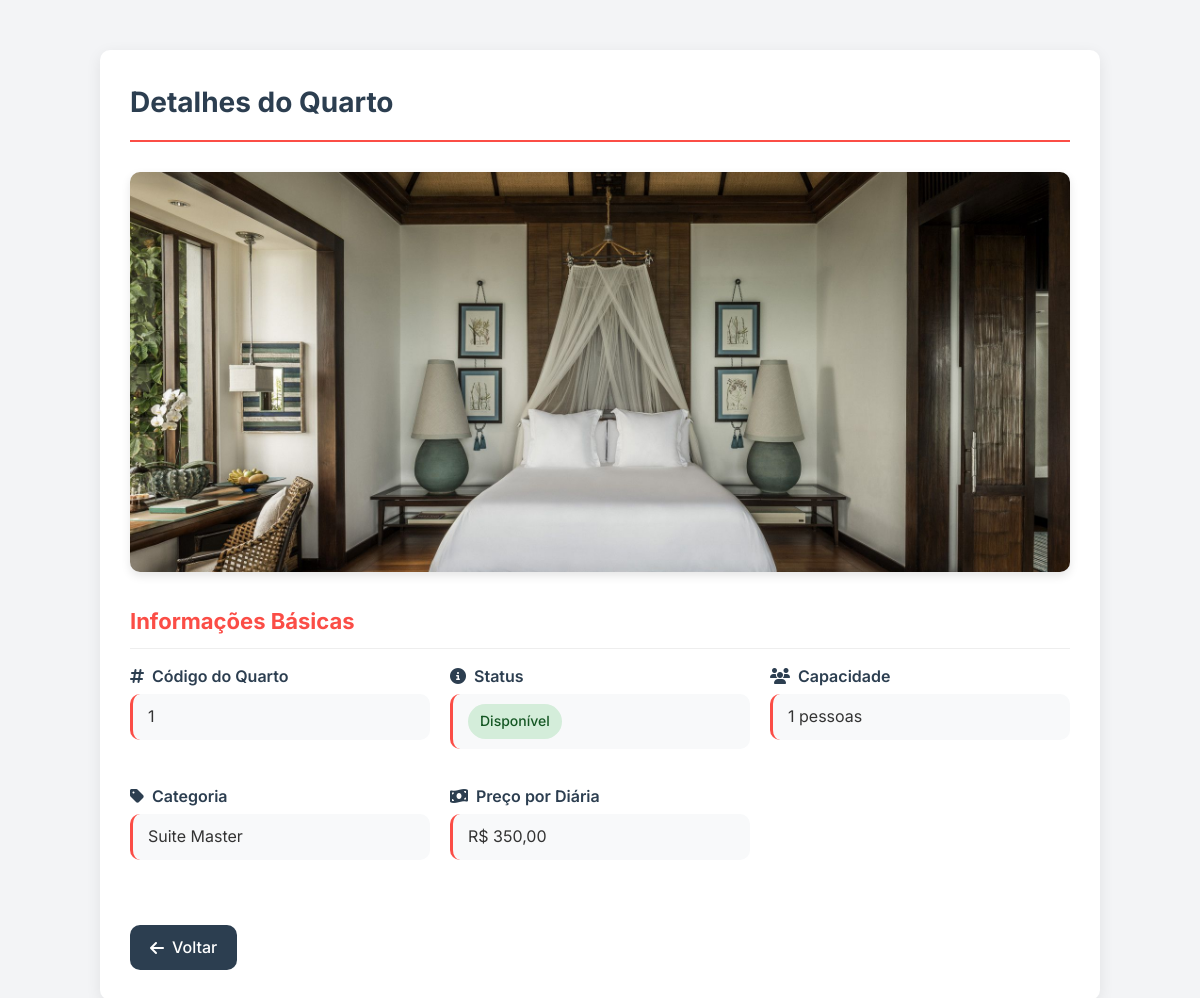
The app's page /gestor/quartos/maisdetalhes.php?id=1 with its own data.
### tables this page shows
CREATE TABLE `quarto` (
  `ID_Quarto` int(11) NOT NULL,
  `Status` varchar(45) DEFAULT NULL,
  `Capacidade` int(11) DEFAULT NULL,
  `Categoria_ID_Categoria` int(11) NOT NULL,
  `Foto` varchar(255) DEFAULT NULL,
  `Preco_diaria` decimal(10,2) DEFAULT NULL
);

CREATE TABLE `categoria` (
  `ID_Categoria` int(11) NOT NULL,
  `Nome` varchar(50) NOT NULL
);

### gestor/quartos/maisdetalhes.php (the view, shortened to what this page needs)
<?php
require_once '../../config/config.php';
$query = "SELECT q.ID_Quarto, q.Status, q.Capacidade, q.Foto, q.Preco_diaria, c.Nome AS Categoria,
                 r.ID_Reserva, r.checkin, r.checkout, u.Nome AS Usuario_Nome, u.Email AS Usuario_Email
          FROM quarto q
          JOIN categoria c ON q.Categoria_ID_Categoria = c.ID_Categoria
          LEFT JOIN reserva r ON r.Quarto_ID_Quarto = q.ID_Quarto
          LEFT JOIN usuarios u ON r.usuarios_ID = u.ID
          WHERE q.ID_Quarto = :id_quarto";
$stmt = $pdo->prepare($query);
$stmt->bindParam(':id_quarto', $_GET['id']);
$stmt->execute();
$row = $stmt->fetch(PDO::FETCH_ASSOC);
?>
<!DOCTYPE html>
<html lang="pt-br">
<head>
    <link rel="stylesheet" href="https://cdnjs.cloudflare.com/ajax/libs/font-awesome/6.5.0/css/all.min.css">
</head>
<body>
    <div class="container">
        <div class="page-header">
            <h1 class="page-title">Detalhes do Quarto</h1>
        </div>
        <?php if ($row): ?>
            <?php if(!empty($row['Foto'])): ?>
                <img src="../../uploads/<?= htmlspecialchars($row['Foto']) ?>" alt="Foto do Quarto" class="room-image">
            <?php endif; ?>
            <div class="details-section">
                <h2 class="section-title">Informações Básicas</h2>
                <div class="details-grid">
                    <div class="detail-item">
                        <div class="detail-label">
                            <i class="fas fa-hashtag"></i>
                            Código do Quarto
                        </div>
                        <div class="detail-value"><?= $row['ID_Quarto'] ?></div>
                    </div>
                    <div class="detail-item">
                        <div class="detail-label">
                            <i class="fas fa-info-circle"></i>
                            Status
                        </div>
                        <div class="detail-value">
                            <span class="status <?= ($row['ID_Reserva'] !== null) ? 'status-ocupado' : 'status-disponivel' ?>">
                                <?= ($row['ID_Reserva'] !== null) ? 'Ocupado' : 'Disponível' ?>
                            </span>
                        </div>
                    </div>
                    <div class="detail-item">
                        <div class="detail-label">
                            <i class="fas fa-users"></i>
                            Capacidade
                        </div>
                        <div class="detail-value"><?= $row['Capacidade'] ?> pessoas</div>
                    </div>
                    <div class="detail-item">
                        <div class="detail-label">
                            <i class="fas fa-tag"></i>
                            Categoria
                        </div>
                        <div class="detail-value"><?= $row['Categoria'] ?></div>
                    </div>
                    <div class="detail-item">
                        <div class="detail-label">
                            <i class="fas fa-money-bill-wave"></i>
                            Preço por Diária
                        </div>
                        <div class="detail-value">R$ <?= number_format($row['Preco_diaria'], 2, ',', '.') ?></div>
                    </div>
                </div>
            </div>
            <a href="javascript:history.back()" class="back-btn">
                <i class="fas fa-arrow-left"></i> Voltar
            </a>
        <?php endif; ?>
    </div>
</body>
</html>

### gestor/quartos/maisdetalhes.php (style rules this page uses)
:root { --primary-color: #FB4D46; --secondary-color: #2c3e50; --light-gray: #f8f9fa; --dark-gray: #6c757d; --white: #ffffff; --border-radius: 10px; --box-shadow: 0 4px 15px rgba(0,0,0,0.08); --transition: all 0.3s ease; }
* { margin: 0; padding: 0; box-sizing: border-box; font-family: 'Inter', sans-serif; }
body { background-color: #f3f4f6; color: #333; line-height: 1.6; padding: 20px; }
.container { max-width: 1000px; margin: 30px auto; background-color: var(--white); border-radius: var(--border-radius); box-shadow: var(--box-shadow); padding: 30px; }
.page-header { display: flex; justify-content: space-between; align-items: center; margin-bottom: 30px; padding-bottom: 15px; border-bottom: 2px solid var(--primary-color); }
.page-title { color: var(--secondary-color); font-size: 28px; margin: 0; }
.room-image { width: 100%; max-height: 400px; object-fit: cover; border-radius: var(--border-radius); margin-bottom: 25px; box-shadow: 0 4px 10px rgba(0,0,0,0.1); }
.details-section { margin-bottom: 30px; }
.section-title { color: var(--primary-color); font-size: 22px; margin-bottom: 15px; padding-bottom: 8px; border-bottom: 1px solid #eee; }
.details-grid { display: grid; grid-template-columns: repeat(auto-fill, minmax(250px, 1fr)); gap: 20px; margin-bottom: 20px; }
.detail-item { margin-bottom: 15px; }
.detail-label { font-weight: 600; color: var(--secondary-color); margin-bottom: 5px; display: flex; align-items: center; gap: 8px; }
.detail-value { padding: 10px 15px; background-color: var(--light-gray); border-radius: var(--border-radius); border-left: 3px solid var(--primary-color); }
.status { display: inline-block; padding: 6px 12px; border-radius: 20px; font-size: 14px; font-weight: 500; }
.status-disponivel { background-color: #d4edda; color: #155724; }
.back-btn { display: inline-flex; align-items: center; gap: 8px; padding: 10px 20px; background-color: var(--secondary-color); color: white; border-radius: var(--border-radius); text-decoration: none; font-weight: 500; transition: var(--transition); margin-top: 20px; }

### records on screen
quarto: Foto (picture), ID_Quarto "1", Capacidade "1", Categoria_ID_Categoria.Nome "Suite Master", Preco_diaria "350,00"
